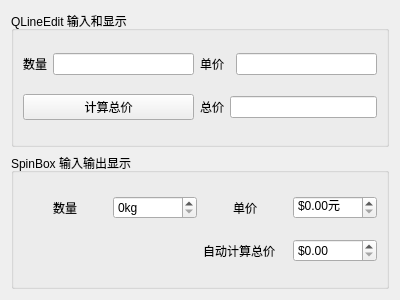
<?xml version="1.0" encoding="UTF-8"?>
<ui version="4.0">
 <class>DataInputOutput</class>
 <widget class="QWidget" name="DataInputOutput">
  <property name="geometry">
   <rect>
    <x>0</x>
    <y>0</y>
    <width>400</width>
    <height>300</height>
   </rect>
  </property>
  <property name="windowTitle">
   <string>Form</string>
  </property>
  <layout class="QVBoxLayout" name="verticalLayout">
   <item>
    <widget class="QGroupBox" name="groupBox">
     <property name="title">
      <string>QLineEdit 输入和显示</string>
     </property>
     <layout class="QGridLayout" name="gridLayout">
      <item row="0" column="0">
       <widget class="QLabel" name="label">
        <property name="text">
         <string>数量</string>
        </property>
       </widget>
      </item>
      <item row="0" column="1">
       <widget class="QLineEdit" name="lineEdit_Count"/>
      </item>
      <item row="0" column="2" colspan="2">
       <widget class="QLabel" name="label_2">
        <property name="text">
         <string>单价</string>
        </property>
       </widget>
      </item>
      <item row="0" column="4">
       <widget class="QLineEdit" name="lineEdit_Price"/>
      </item>
      <item row="1" column="0" colspan="2">
       <widget class="QPushButton" name="btn_Calculate">
        <property name="text">
         <string>计算总价</string>
        </property>
       </widget>
      </item>
      <item row="1" column="2">
       <widget class="QLabel" name="label_3">
        <property name="text">
         <string>总价</string>
        </property>
       </widget>
      </item>
      <item row="1" column="3" colspan="2">
       <widget class="QLineEdit" name="lineEdit_Total"/>
      </item>
     </layout>
    </widget>
   </item>
   <item>
    <widget class="QGroupBox" name="groupBox_2">
     <property name="title">
      <string>SpinBox 输入输出显示</string>
     </property>
     <layout class="QGridLayout" name="gridLayout_2">
      <item row="0" column="0" alignment="Qt::AlignHCenter">
       <widget class="QLabel" name="label_4">
        <property name="text">
         <string>数量</string>
        </property>
       </widget>
      </item>
      <item row="0" column="1">
       <widget class="QSpinBox" name="spinBox_Count">
        <property name="suffix">
         <string>kg</string>
        </property>
       </widget>
      </item>
      <item row="0" column="2" alignment="Qt::AlignHCenter">
       <widget class="QLabel" name="label_5">
        <property name="text">
         <string>单价</string>
        </property>
       </widget>
      </item>
      <item row="0" column="3">
       <widget class="QDoubleSpinBox" name="doubleSpinBox_Price">
        <property name="prefix">
         <string>$</string>
        </property>
        <property name="suffix">
         <string>元</string>
        </property>
       </widget>
      </item>
      <item row="1" column="2">
       <widget class="QLabel" name="label_6">
        <property name="text">
         <string>自动计算总价</string>
        </property>
       </widget>
      </item>
      <item row="1" column="3">
       <widget class="QDoubleSpinBox" name="doubleSpinBox_Total">
        <property name="prefix">
         <string>$</string>
        </property>
       </widget>
      </item>
     </layout>
    </widget>
   </item>
  </layout>
 </widget>
 <resources/>
 <connections/>
</ui>
